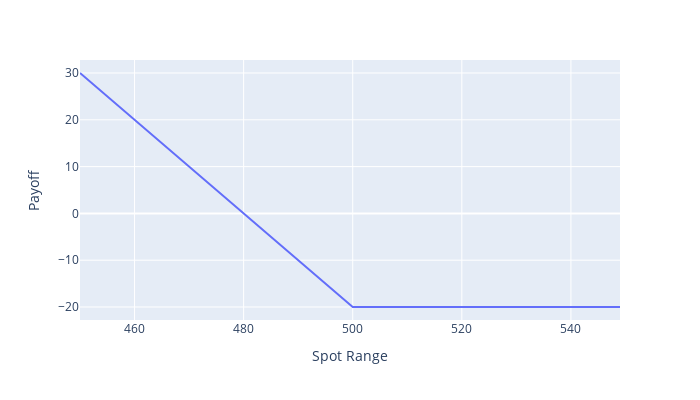

Notebook cell for this chart:
### Markdown cell above
### Long 500 strike put payoff

### Code cell
long_put_payoff = put_payoff(spot,long_put_strike,long_put_premium)

fig = px.line(x=spot,y=long_put_payoff)
fig.update_layout(height = 400, width = 700, xaxis_title = 'Spot Range', yaxis_title = 'Payoff')

### Figure 1 — Plotly figure (JSON) as saved in the notebook; plotly's stock layout.template omitted (floating-point values rounded to 4 significant figures)
{"data": [{"hovertemplate": "x=%{x}<br>y=%{y}<extra></extra>", "legendgroup": "", "line": {"color": "#636efa", "dash": "solid"}, "marker": {"symbol": "circle"}, "mode": "lines", "name": "", "orientation": "v", "showlegend": false, "type": "scatter", "x": [450, 451, 452, 453, 454, 455, 456, 457, 458, 459, 460, 461, 462, 463, 464, 465, 466, 467, 468, 469, 470, 471, 472, 473, 474, 475, 476, 477, 478, 479, 480, 481, 482, 483, 484, 485, 486, 487, 488, 489, 490, 491, 492, 493, 494, 495, 496, 497, 498, 499, 500, 501, 502, 503, 504, 505, 506, 507, 508, 509, 510, 511, 512, 513, 514, 515, 516, 517, 518, 519, 520, 521, 522, 523, 524, 525, 526, 527, 528, 529, 530, 531, 532, 533, 534, 535, 536, 537, 538, 539, 540, 541, 542, 543, 544, 545, 546, 547, 548, 549], "xaxis": "x", "y": [30, 29, 28, 27, 26, 25, 24, 23, 22, 21, 20, 19, 18, 17, 16, 15, 14, 13, 12, 11, 10, 9, 8, 7, 6, 5, 4, 3, 2, 1, 0, -1, -2, -3, -4, -5, -6, -7, -8, -9, -10, -11, -12, -13, -14, -15, -16, -17, -18, -19, -20, -20, -20, -20, -20, -20, -20, -20, -20, -20, -20, -20, -20, -20, -20, -20, -20, -20, -20, -20, -20, -20, -20, -20, -20, -20, -20, -20, -20, -20, -20, -20, -20, -20, -20, -20, -20, -20, -20, -20, -20, -20, -20, -20, -20, -20, -20, -20, -20, -20], "yaxis": "y"}], "layout": {"height": 400, "legend": {"tracegroupgap": 0}, "margin": {"t": 60}, "width": 700, "xaxis": {"anchor": "y", "domain": [0, 1], "title": {"text": "Spot Range"}}, "yaxis": {"anchor": "x", "domain": [0, 1], "title": {"text": "Payoff"}}}}
